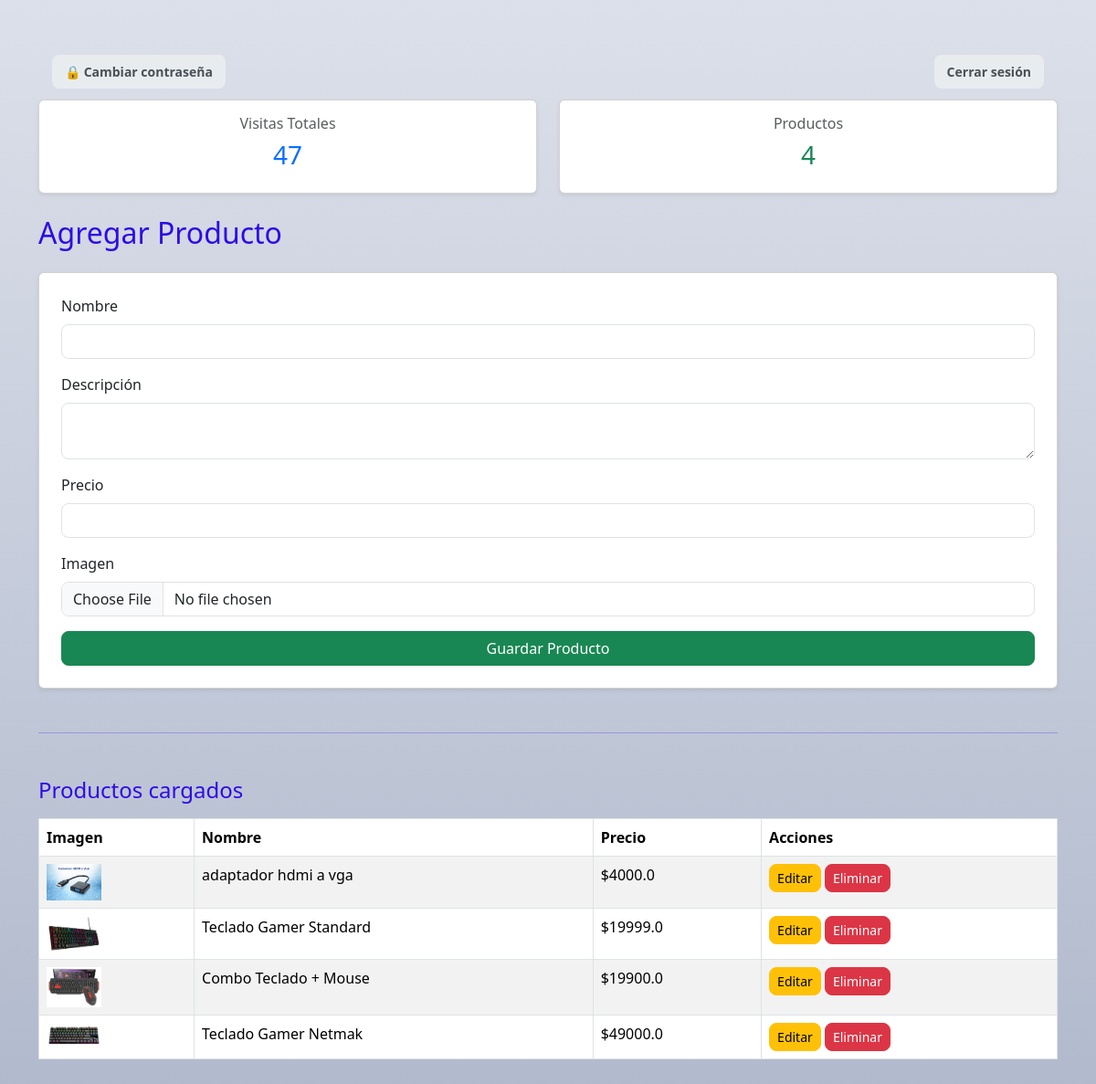
The page /admin (signed in) on the database its author committed.
### app.py (models this page shows)
class Producto(db.Model):
    id = db.Column(db.Integer, primary_key=True)
    nombre = db.Column(db.String(100), nullable=False)
    descripcion = db.Column(db.Text, nullable=False)
    precio = db.Column(db.Float, nullable=False)
    imagen = db.Column(db.String(200), nullable=False)

### app.py (the view, shortened to what this page needs)
@app.route("/admin", methods=["GET", "POST"])
def admin():
    if not session.get("user_id"):
        return redirect(url_for("login"))
    visita = Visita.query.first()
    total_productos = Producto.query.count()
    productos = Producto.query.order_by(Producto.id.desc()).all()
    return render_template(
        "admin.html",
        visitas=visita.total,
        total_productos=total_productos,
        productos=productos,
    )

### templates/admin.html (shortened to what this page needs)
<!DOCTYPE html>
<html lang="es">
<head>
    <link href="https://cdn.jsdelivr.net/npm/bootstrap@5.3.2/dist/css/bootstrap.min.css" rel="stylesheet">
    <link rel="stylesheet" href="{{ url_for('static', filename='style.css') }}">
    <link rel="stylesheet" href="{{ url_for('static', filename='estilos_pro.css') }}">
</head>
<body class="bg-light">
    <div class="container py-5">
        <div class="admin-topbar">
            <a href="{{ url_for('cambiar_password') }}" class="btn-admin btn-password">
                🔒 Cambiar contraseña
            </a>
            <a href="{{ url_for('logout') }}" class="btn-admin btn-logout">
                Cerrar sesión
            </a>
        </div>
        <div class="row mb-4 text-center">
            <div class="col-6">
                <div class="card shadow-sm p-3">
                    <h6 class="text-muted">Visitas Totales</h6>
                    <h3 class="text-primary">{{ visitas }}</h3>
                </div>
            </div>
            <div class="col-6">
                <div class="card shadow-sm p-3">
                    <h6 class="text-muted">Productos</h6>
                    <h3 class="text-success">{{ total_productos }}</h3>
                </div>
            </div>
        </div>
        <h2 class="mb-4">Agregar Producto</h2>
        <form method="POST" enctype="multipart/form-data" class="card p-4 shadow-sm">
            <div class="mb-3">
                <label class="form-label">Nombre</label>
                <input type="text" name="nombre" class="form-control" required>
            </div>
            <div class="mb-3">
                <label class="form-label">Descripción</label>
                <textarea name="descripcion" class="form-control" required></textarea>
            </div>
            <div class="mb-3">
                <label class="form-label">Precio</label>
                <input type="number" step="0.01" name="precio" class="form-control" required>
            </div>
            <div class="mb-3">
                <label class="form-label">Imagen</label>
                <input type="file" name="imagen" class="form-control" required>
            </div>
            <button type="submit" class="btn btn-success w-100">
                Guardar Producto
            </button>
        </form>
        <hr class="my-5">
        <h4 class="mb-3">Productos cargados</h4>
        <table class="table table-bordered table-striped">
            <thead>
                <tr>
                    <th>Imagen</th>
                    <th>Nombre</th>
                    <th>Precio</th>
                    <th>Acciones</th>
                </tr>
            </thead>
            <tbody>
                {% for producto in productos %}
                <tr>
                    <td>
                        <img src="{{ url_for('static', filename='productos/' + producto.imagen) }}" width="60">
                    </td>
                    <td>{{ producto.nombre }}</td>
                    <td>${{ producto.precio }}</td>
                    <td>
                        <a href="{{ url_for('editar_producto', id=producto.id) }}"
                            class="btn btn-sm btn-warning">Editar</a>
                        <a href="{{ url_for('eliminar_producto', id=producto.id) }}" class="btn btn-sm btn-danger"
                            onclick="return confirm('¿Seguro que querés eliminar este producto?')">
                            Eliminar
                        </a>
                    </td>
                </tr>
                {% endfor %}
            </tbody>
        </table>
    </div>
</body>
</html>

### static/style.css (style rules this page uses)
body { background: linear-gradient(180deg, #dce0ea 0%, #b0b9cc 100%); color: rgb(47, 11, 229); }
.admin-topbar { width: 100%; display: flex; justify-content: flex-end; padding: 15px 20px; }

### static/estilos_pro.css (style rules this page uses)
body { background: linear-gradient(180deg, #dce0ea 0%, #b0b9cc 100%); min-height: 100vh; }
.form-control { border-radius: 8px; }
.btn { border-radius: 8px; transition: 0.2s ease; }
.admin-topbar { width: 100%; padding: 12px 15px; display: flex; justify-content: space-between; align-items: center; }
.btn-admin { padding: 8px 14px; font-size: 14px; border-radius: 8px; text-decoration: none; font-weight: 600; transition: all 0.15s ease; }
.btn-password { background-color: #e9ecef; color: #495057; }
.btn-logout { background-color: #e9ecef; color: #495057; }

### rows shown on the page
Producto: imagen (picture), nombre "adaptador hdmi a vga", precio "4000.0"
Producto: imagen (picture), nombre "Teclado Gamer Standard", precio "19999.0"
Producto: imagen (picture), nombre "Combo Teclado + Mouse", precio "19900.0"
Producto: imagen (picture), nombre "Teclado Gamer Netmak", precio "49000.0"

### other values the page prints
{{ visitas }} "47"
{{ total_productos }} "4"
